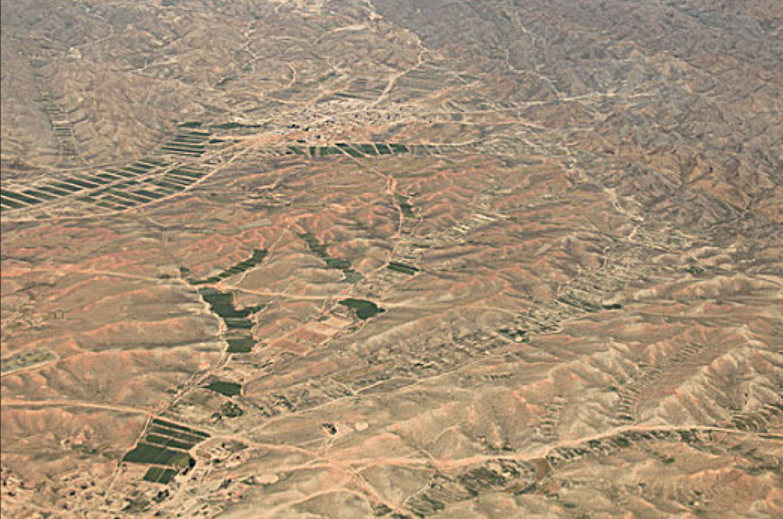
#> input picture picture/1.png, 783 x 519 px
$ python -i image_processing.py   (imports and definitions only)
#> lines starting #> are read from the running program, lines starting #| are printed output that depends on the picture
# exercises/image_processing.py
"""
练习：图像基本处理

描述：
使用 OpenCV 实现基本的图像读取、灰度转换、高斯滤波和边缘检测。

请补全下面的函数 `image_processing_pipeline`。
"""
import cv2
import numpy as np

def image_processing_pipeline(image_path):
    """
    使用 OpenCV 读取图像，进行高斯滤波和边缘检测。
    参数:
        image_path: 图像文件的路径 (字符串).
    返回:
        edges: Canny 边缘检测的结果 (NumPy 数组, 灰度图像).
               如果读取图像失败, 返回 None.
    """
#> called with image_path = '../picture/1.png'
    img=cv2.imread(image_path)
#> img is the input picture: shape (519, 783, 3); mean B, G, R 118.1, 143.4, 165.2
    if img is None:
        return None
    gray=cv2.cvtColor(img,cv2.COLOR_BGR2GRAY)
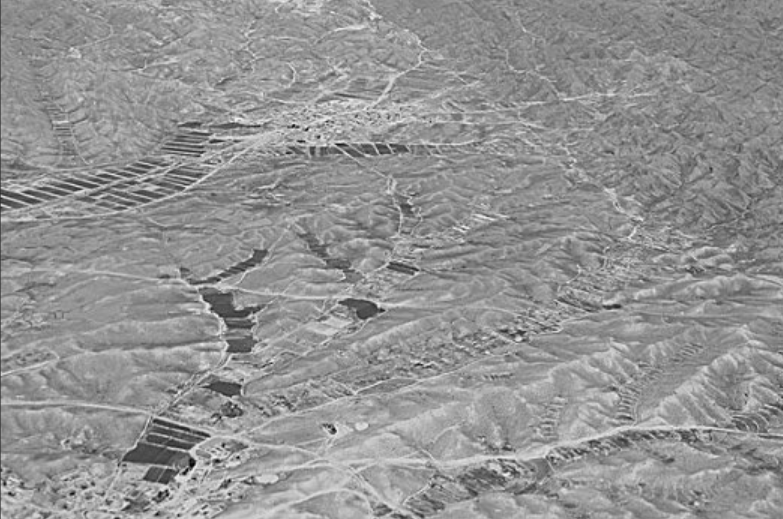
#> gray: shape (519, 783); min 2, max 244, mean 147.1
    gaussian=cv2.GaussianBlur(gray,(5,5),0)
    edges=cv2.Canny(gaussian,50,150)
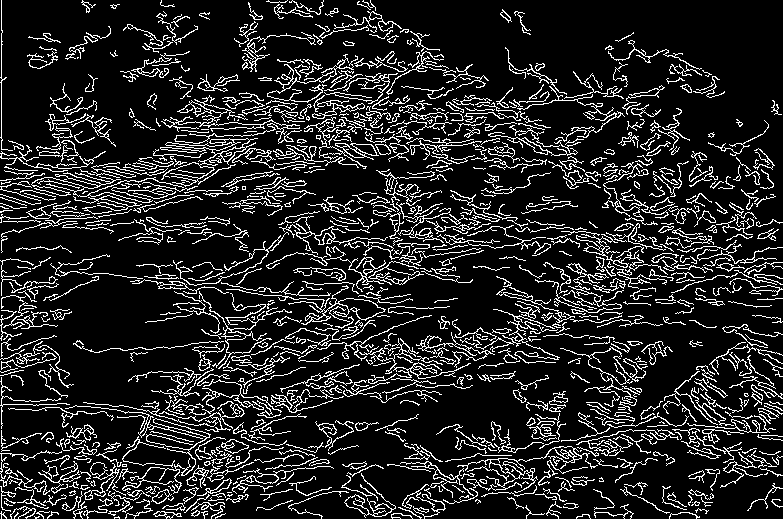
#> edges: shape (519, 783); 14.5% white in thin lines or dots
    return edges
    # 请在此处编写代码
    # 提示：
    # 1. 使用 cv2.imread() 读取图像。
    # 2. 检查图像是否成功读取（img is None?）。
    # 3. 使用 cv2.cvtColor() 将图像转为灰度图 (cv2.COLOR_BGR2GRAY)。
    # 4. 使用 cv2.GaussianBlur() 进行高斯滤波。
    # 5. 使用 cv2.Canny() 进行边缘检测。
    # 6. 使用 try...except 包裹代码以处理可能的异常。
    pass

>>> result = image_processing_pipeline('../picture/1.png')

$ run again, on picture/7.png
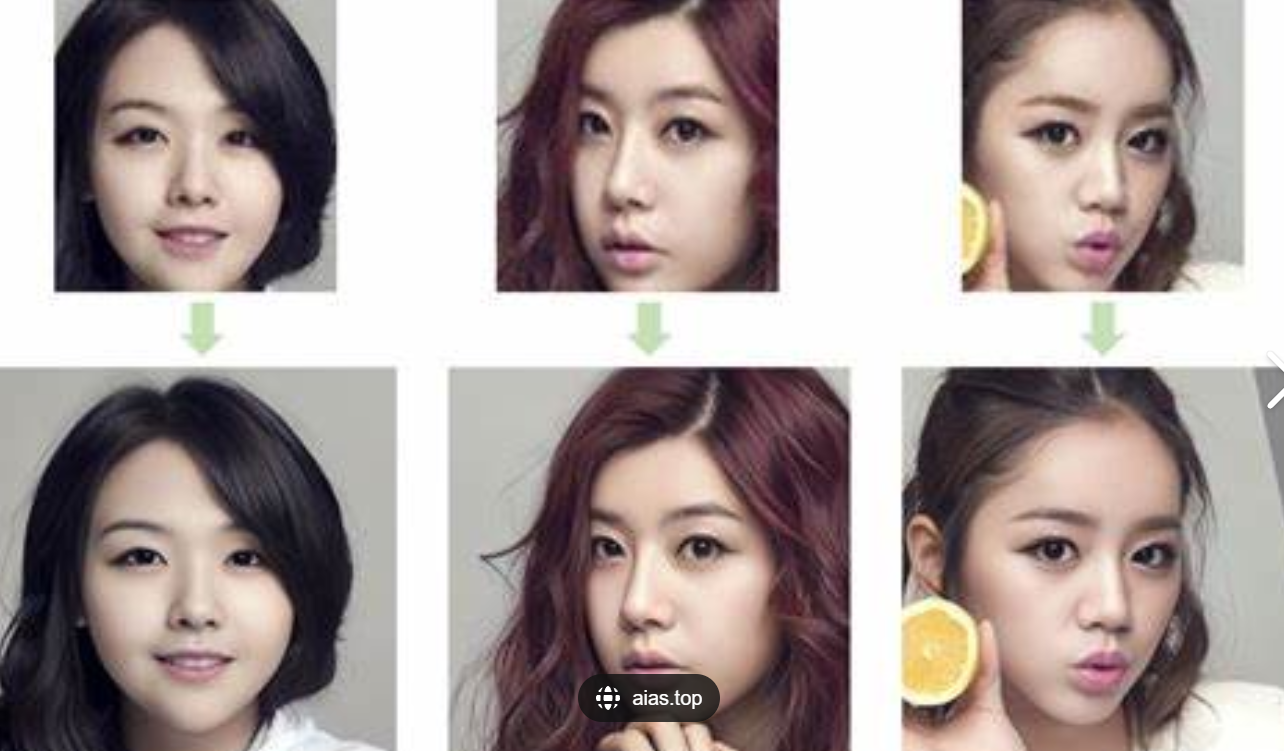
#> input picture picture/7.png, 1284 x 751 px
#> in image_processing_pipeline, img is the input picture: shape (751, 1284, 3); mean B, G, R 155.1, 157.5, 169.9
#> in image_processing_pipeline, `gray=cv2.cvtColor(img,cv2.COLOR_BGR2GRAY)`:
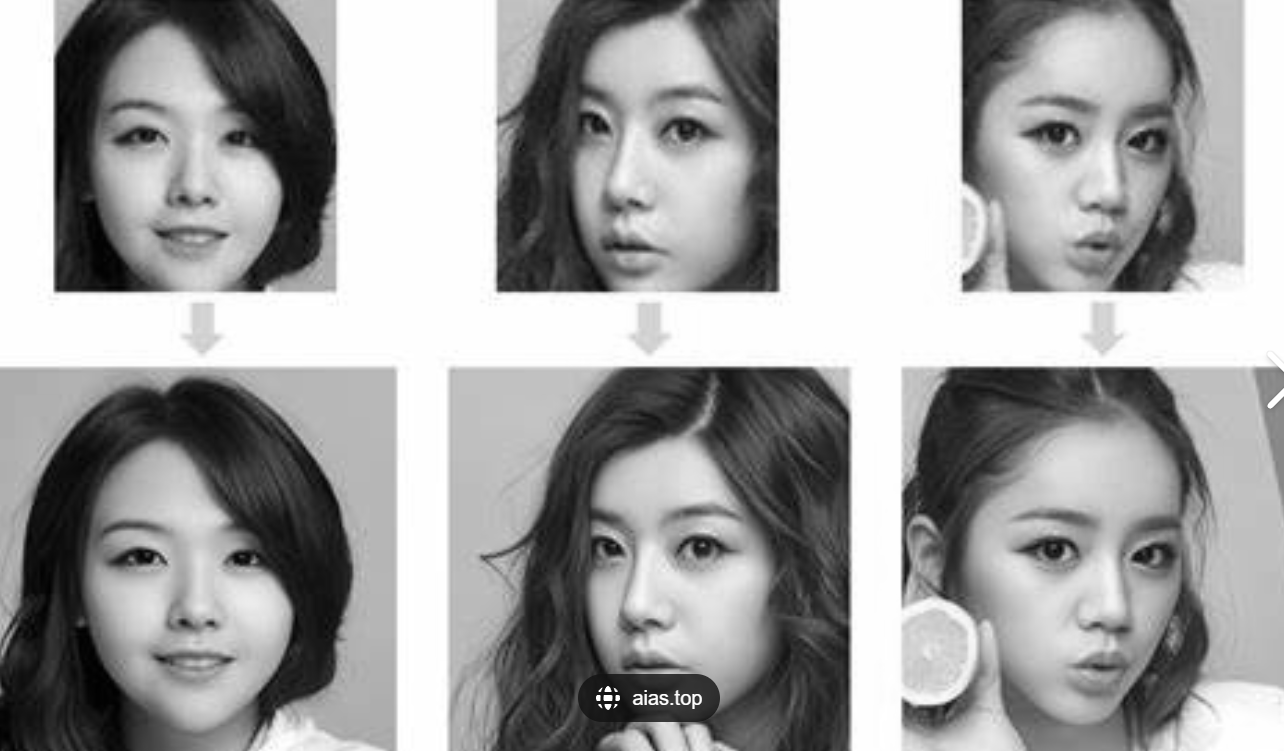
#> gray: shape (751, 1284); min 1, max 255, mean 160.9
#> in image_processing_pipeline, `edges=cv2.Canny(gaussian,50,150)`:
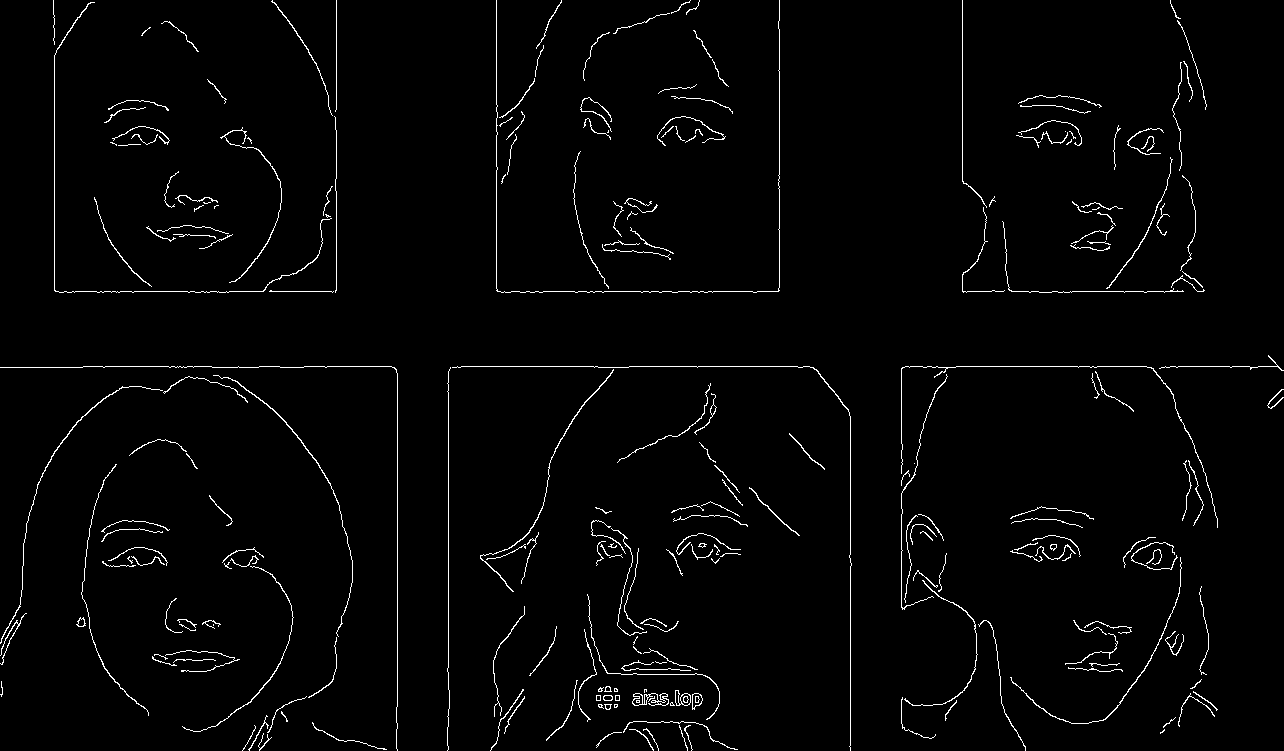
#> edges: shape (751, 1284); 2.1% white in thin lines or dots
